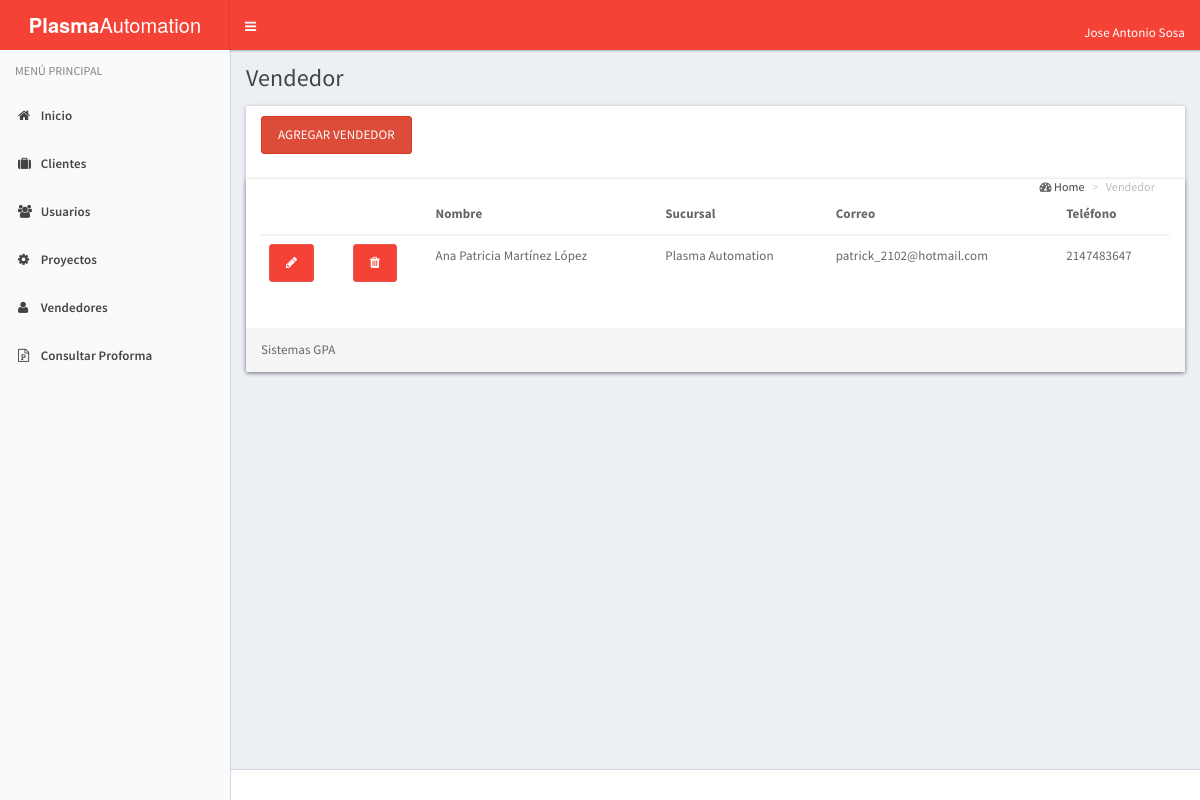
The page /index_vendedor.php (signed in) on the database its author committed.
### tables this page shows
CREATE TABLE IF NOT EXISTS `vendedor` (
  `id_vendedor` int(1) NOT NULL,
  `nombre` varchar(50) NOT NULL,
  `id_sucursal` int(1) NOT NULL,
  `correo` varchar(25) NOT NULL,
  `telefono` int(12) NOT NULL
);

CREATE TABLE IF NOT EXISTS `sucursal` (
  `id_sucursal` int(2) NOT NULL,
  `nombre` varchar(25) NOT NULL
);

### index_vendedor.php (the view, shortened to what this page needs)
<!DOCTYPE html>
<html lang="es">
  <head>
    <link rel="stylesheet" href="assets/bootstrap/css/bootstrap.css">
    <link rel="stylesheet" href="assets/css/font-awesome.min.css">
    <link rel="stylesheet" href="assets/css/ionicons.min.css">
    <link rel="stylesheet" href="assets/dist/css/AdminLTE.css">
    <link rel="stylesheet" href="assets/dist/css/skins/_all-skins.css">
    <link rel="stylesheet" href="assets/plugins/select2/select2.min.css">
    <link href="assets/plugins/pnotify/css/pnotify.custom.min.css" rel="stylesheet">
  </head>
  <body class="hold-transition skin-blue-light sidebar-mini">
    <div class="wrapper">
      <?php
        include('header.php');
      ?>
      <?php
        include('menu.php');
      ?>
      <div class="content-wrapper" id="content">
        <section class="content-header">
          <h1>
            Vendedor
          </h1>
        </section>
        <section class="content">
      <div class="col-lg-12">
         <div class="row">
          <div class="panel">
            <div class="panel-heading">
            <button class="btn btn-danger" data-toggle="modal" data-target="#miventana">Agregar Vendedor </button>
              <section class="content-header">
                <ol class="breadcrumb">
                   <i class="fa fa-dashboard"></i>
                    <li><a href="">Home</a></li>
                    <li class="active">Vendedor
                   </li>
                </ol>
              </section>
            </div>
            <div class="panel panel-info">
              <div class="panel-body">
              <table class="table">
                <thead>
                  <tr>
                    <th></th>
                    <th></th>
                    <th>Nombre</th>
                    <th>Sucursal</th>
                    <th>Correo</th>
                    <th>Teléfono</th>
                  </tr>
                </thead>
                <tbody>
                <?php
                  $host = 'localhost';
                  $user = 'root';
                  $password = '';
                  $conexion = @mysql_connect($host, $user, $password);
                  $sql = "SELECT v.id_vendedor, v.nombre as nombre, s.id_sucursal, s.nombre as sucursal, v.correo as correo, v.telefono FROM vendedor v inner join sucursal s on s.id_sucursal = v.id_sucursal";
                  $resultado = mysql_query($sql, $conexion);
                  while ($vendedor = mysql_fetch_assoc($resultado)) {
                    echo "<tr>";
                    echo "<td><a href='vendedor.php?editar_vendedor_id=".$vendedor['id_vendedor']."' class='btn btn-rounded btn-primary editar-vendedor'><i class='fa fa-pencil'></i></a></td>";
                    echo "<td><a href='vendedor.php?eliminar_vendedor_id=".$vendedor['id_vendedor']."' class='btn btn-primary eliminar-vendedor'><i class='fa fa-trash eliminar-vendedor'></i></a></td>";
                    echo "<td>".$vendedor['nombre']."</td>";
                    echo "<td>".$vendedor['sucursal']."</td>";
                    echo "<td>".$vendedor['correo']."</td>";
                    echo "<td>".$vendedor['telefono']."</td>";
                    echo "</tr>";
                  }
                ?>
                </tbody>
              </table>
              </div>
              <div class="panel-footer">Sistemas GPA</div>
              </div>
            </div>
          </div>
        </div>
      </div>
  </div>
      <footer class="main-footer">
      </footer>
  </body>
</html>

### rows shown on the page
vendedor: nombre "Ana Patricia Martínez López", id_sucursal.nombre "Plasma Automation", correo "patrick_2102@hotmail.com", telefono "2147483647"

### other values the page prints
$_SESSION['usuario']['nombre'] "Jose Antonio Sosa"
